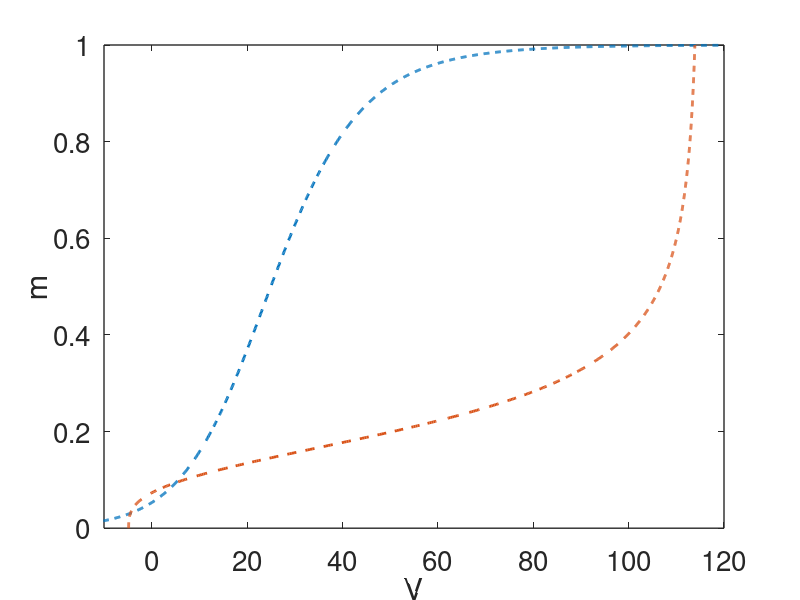
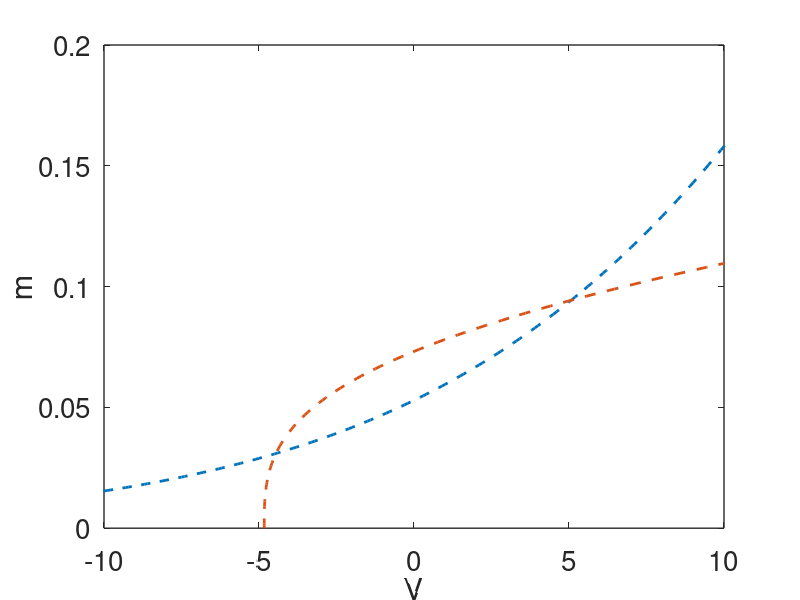

Reproduce these figures in MATLAB, in order. (Note: this script raises an error after producing the figures.)
% 
%  -------------------------------------------------------------------
%
%   This computes the fast phase plane of the Hodgkin-Huxley model,
%   with n and h fixed.
%
%   For Chapter 5, Fig. 5.7 of
%   Keener and Sneyd, Mathematical Physiology, 3rd Edition, Springer.
% 
%   Written by James Keener and James Sneyd
% 
%  ------------------------------------------------------------------- 

clear all
close all
clc

set(0,                           ...
   'defaultaxesfontsize', 20,   ...
   'defaultaxeslinewidth', 1.0, ...
   'defaultlinelinewidth', 2.0);
formatSpecF = '%6.2f\n';

p.Veq = 0; %is the original HH formulation
%p.Veq = -65; % is the physiological formulation

Tfact = 1; % this is the correction factor for temperatures other that 6.3C
%Tfact = 0.977 % correspnds to 0C
%Tfact = 1.085 % corresponds to 30 C.

p.gnabar = 120.;
p.gkbar = 36;
p.gl = 0.3;
% p.gkbar=0; %to shut down currents
% p.gl = 0;
Vna0 = 115;
Vk0=-12;
Vl0=10.5988;

p.Vna = Tfact*(Vna0+p.Veq) - p.Veq;
p.Vk = Tfact*(Vk0+p.Veq)-p.Veq;
p.Vl = Tfact*(Vl0+p.Veq)-p.Veq;

h0 = 0.5961;
n0 = 0.3177;
p.Iapp=-2; %p.Iapp is the amplitude of the steady current stimulus

% start by plotting nullclines
Vm = [-20:0.1:120];
AM=.1*(25.-Vm)./(exp(.1*(25.-Vm))-1.);
BM=4.*exp(-Vm/18);

Minf=AM./(AM+BM);
M=[0:.001:1];
gk=p.gkbar*n0.^4;
gna=p.gnabar*M.^3.*h0;

Vs= (gna.*p.Vna +gk.*p.Vk +p.gl*p.Vl + p.Iapp)./(gna+gk+p.gl);
%Vs =(p.Iapp+gna*p.Vna +gk*p.Vk +p.gl*p.Vl)./(gna+gk+p.gl);

%this is the dv/dt=0 curve
figure(1)
plot(Vm,Minf,'--',Vs,M,'--')
xlabel('V')
ylabel('m')
axis([-10 120 0 1])
hold on
 
figure(2)
plot(Vm,Minf,'--',Vs,M,'--')
xlabel('V')
ylabel('m')
axis([-10 10 0 0.2])
hold on
 
p.Inp = 0;;  % this is the amplitude of the initial input stimulus
%p.Inp = 3.5;
%p.Inp = 13.4;
 
p.BCL = 39;
p.BCL = 0;

tstep = .01;
t_end = 10;
V = 6.5098;  %The voltage threshold

% add some trajectories
vlist=[10,7,-5,-5,8.29099503,-5];
mlist=[0,0,0.22,.24,0,0.2308685]
for j = 1:length(vlist)
    
%initial data
 
%specify the output points
tspan = [0:tstep:t_end];

s0 = [vlist(j);mlist(j);h0;n0];

[T,S] = ode23(@(t,x)deRHS(t,x,p),tspan, s0, odeset('maxstep',1));  
V = S(:,1);
m = S(:,2);
h = S(:,3);
n = S(:,4);
 
figure(1)
plot(V,m,'linewidth',2)
 
title(strcat('I_{app} = ',sprintf(formatSpecF,p.Iapp)),'fontsize',18)
figure(2)
plot(V,m,V(end),m(end),'*','linewidth',2)
axis([-10 10 0 0.2]) 
title(strcat('I_{app} = ',sprintf(formatSpecF,p.Iapp)),'fontsize',18)
 
end
figure(1)
hold off
figure(2)
hold off


%% the right hand side for the simulation:
function s_prime=deRHS(t,s,p)
 
%the original HH formulation has 
V = s(1)-p.Veq;
m = s(2);
h = s(3);
n = s(4);
 
Input = p.Inp/cosh(mod(t,p.BCL)-p.BCL/10) +p.Iapp;
 
AM=.1*(25.-V)./(exp(.1*(25.-V))-1.);
BM=4.*exp(-V/18);
AH=.07*exp(-V/20.);
BH=1./(exp(.1*(30.-V))+1.);
AN=.01*(10.-V)./(exp(.1*(10.-V))-1.);
BN=.125*exp(-V/80.);

Minf = AM./(AM+BM);
Fm=AM*(1.-m)-BM*m;
%Fh=AH*(1.-h)-BH*h;
Fh=0;
%Fn=AN*(1.-n)-BN*n;
Fn=0;
gna=p.gnabar*m.^3.*h;
%gnainf=gnabar*Minf.^3.*h;
gk=p.gkbar*n.^4;
Icl=p.gl*(V-p.Vl);

Fv = -gna*(V-p.Vna)-gk*(V-p.Vk)-Icl;
s_prime = [Fv+Input Fm Fh Fn]';

end

 
